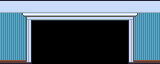

A level layout from a 2D game, rendered from its tile map. Below: a short description, then the map file with its tile-grid data intact:
An orthogonal 5x2 tile map with 32x32 px tiles, 3 tile layers (wall base, wall detail, walltop), 3 tilesets.

<map version="1.5" tiledversion="1.7.2" orientation="orthogonal" renderorder="right-down" width="5" height="2" tilewidth="32" tileheight="32" infinite="0" nextlayerid="4" nextobjectid="1">
 <tileset firstgid="1" source="../../../objects/WIP/Roz/Walls - Base.tsx" />
 <tileset firstgid="1921" source="../../../objects/WIP/Roz/Walls - Trims and Doors.tsx" />
 <tileset firstgid="2671" source="../../../objects/WIP/Roz/Walls - Tops.tsx" />
 <layer id="1" name="wall base" width="5" height="2">
  <data encoding="csv">
118,0,0,0,118,
142,0,0,0,142
</data>
 </layer>
 <layer id="2" name="wall detail" width="5" height="2">
  <data encoding="csv">
2332,2333,2333,2333,2334,
2347,2348,2348,2348,2349
</data>
 </layer>
 <layer id="3" name="walltop" width="5" height="2">
  <data encoding="csv">
2672,2672,2672,2672,2672,
0,0,0,0,0
</data>
 </layer>
</map>
